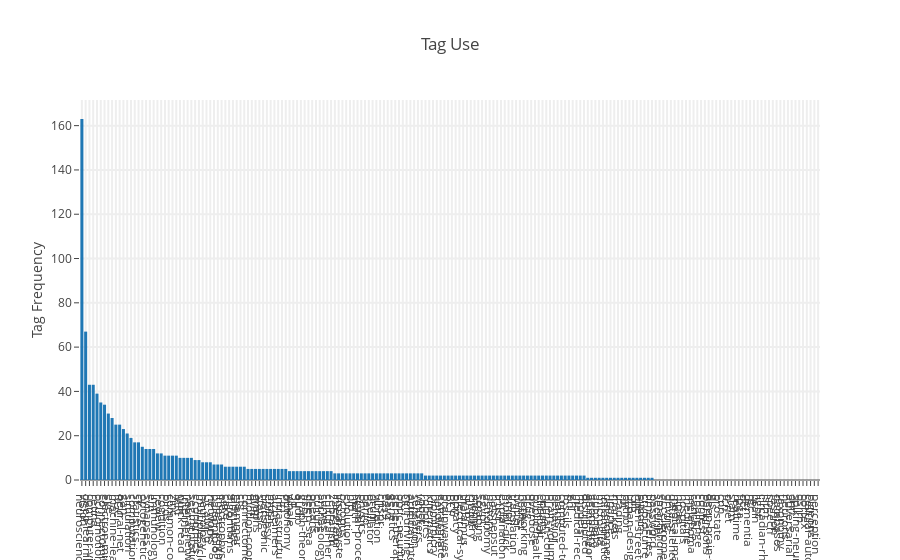

Notebook code cell kept with this figure:
### Markdown cell above
Small x and large y means that a tag is disproportionately popular; large x and small y means I like a topic but no one else does.

### Code cell
sorted_tags = sorted(tags.items(), key=lambda x: x[1], reverse=True)

plotly.offline.iplot(plotly.graph_objs.Figure(
    data=[
        Bar(
            x=[i[0] for i in sorted_tags],
            y=[i[1] for i in sorted_tags],
        )
    ], layout=Layout(
    title= 'Tag Use',
    hovermode= 'closest',
    xaxis= dict(
#         title= 'Tag',
        ticklen= 5,
        zeroline= False,
        gridwidth= 2,
        dtick=1
    ),
    yaxis=dict(
        title= 'Tag Frequency',
        ticklen= 5,
        gridwidth= 2,
    ),
    showlegend= False
)))

### Figure 1 — Plotly figure (JSON) as saved in the notebook; plotly's stock layout.template omitted (floating-point values rounded to 4 significant figures; data arrays with more than 128 entries replaced by an {"elided": "..."} marker saying what was removed)
{"data": [{"type": "bar", "x": {"elided": "196 str values"}, "y": {"elided": "196 int values"}}], "layout": {"hovermode": "closest", "showlegend": false, "title": "Tag Use", "xaxis": {"dtick": 1, "gridwidth": 2, "ticklen": 5, "zeroline": false}, "yaxis": {"gridwidth": 2, "ticklen": 5, "title": "Tag Frequency"}}}
